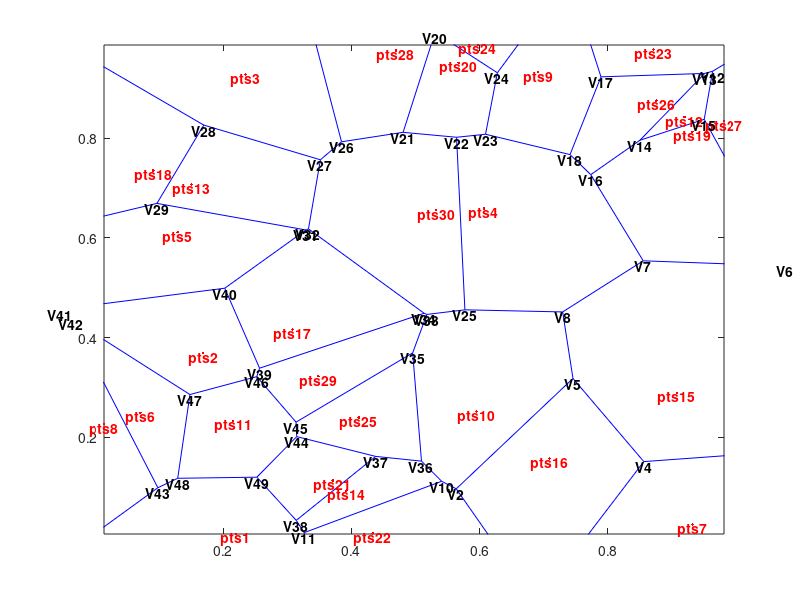

This figure's MATLAB source:
clear
clc

x = rand(1,30);
y = rand(1,30);
pts = [x', y'];

[VX,VY] = voronoi(pts(:,1),pts(:,2));
h = plot(VX,VY,'-b',pts(:,1),pts(:,2),'.r');

xlim([min(x) max(x)]);
ylim([min(y) max(y)]);

% Assign labels to the points X.
nump = size(pts,1);
plabels = arrayfun(@(n) {sprintf('pts%d', n)}, (1:nump)');
hold on
Hpl = text(pts(:,1), pts(:,2)-0.01, plabels, 'color', 'r', ...
      'FontWeight', 'bold', 'HorizontalAlignment',...
      'center', 'BackgroundColor', 'none');

% Compute the Voronoi diagram.
[V,R] = voronoin(pts);

% Assign labels to the Voronoi vertices V.
% By convention the first vertex is at infinity.
numv = size(V,1);
vlabels = arrayfun(@(n) {sprintf('V%d', n)}, (2:numv)');
hold on
Hpl = text(V(2:end,1), V(2:end,2)-0.01, vlabels, ...
      'FontWeight', 'bold', 'HorizontalAlignment',...
      'center', 'BackgroundColor', 'none');
hold off